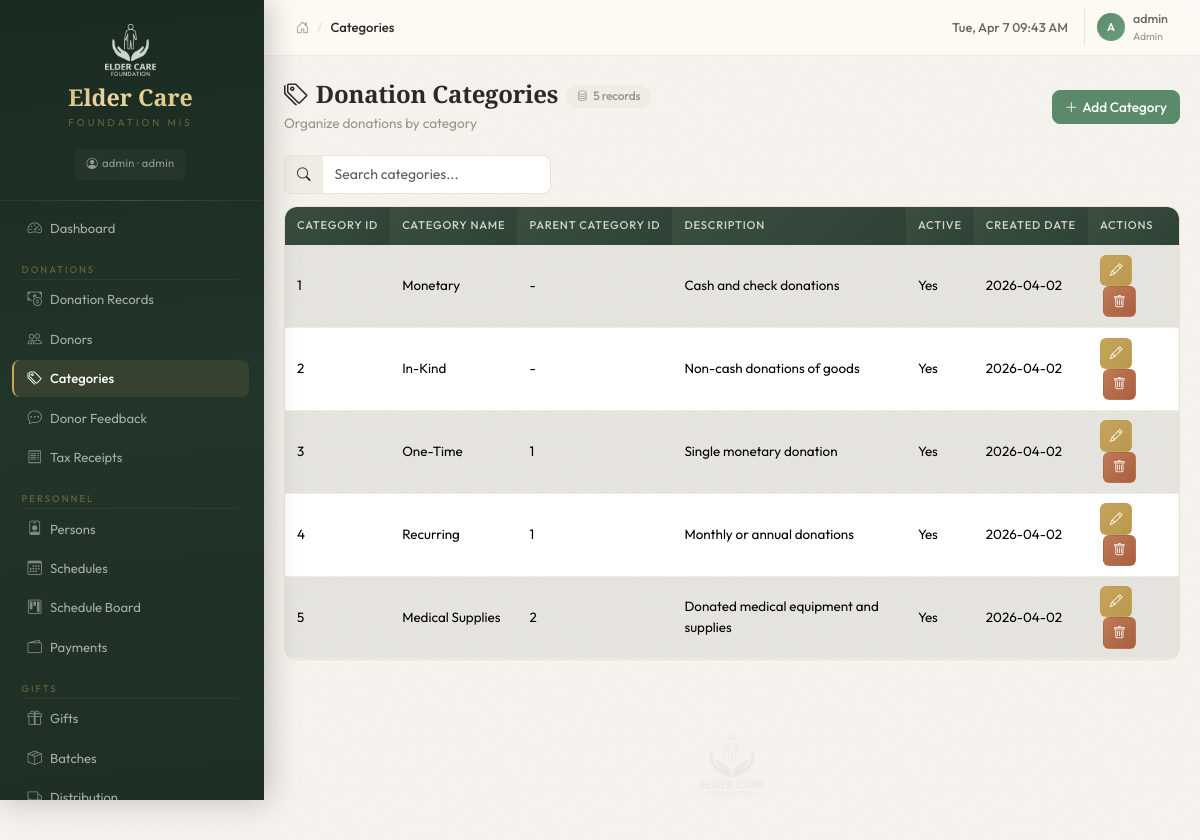
Page /categories (signed in) on the earlier database version.
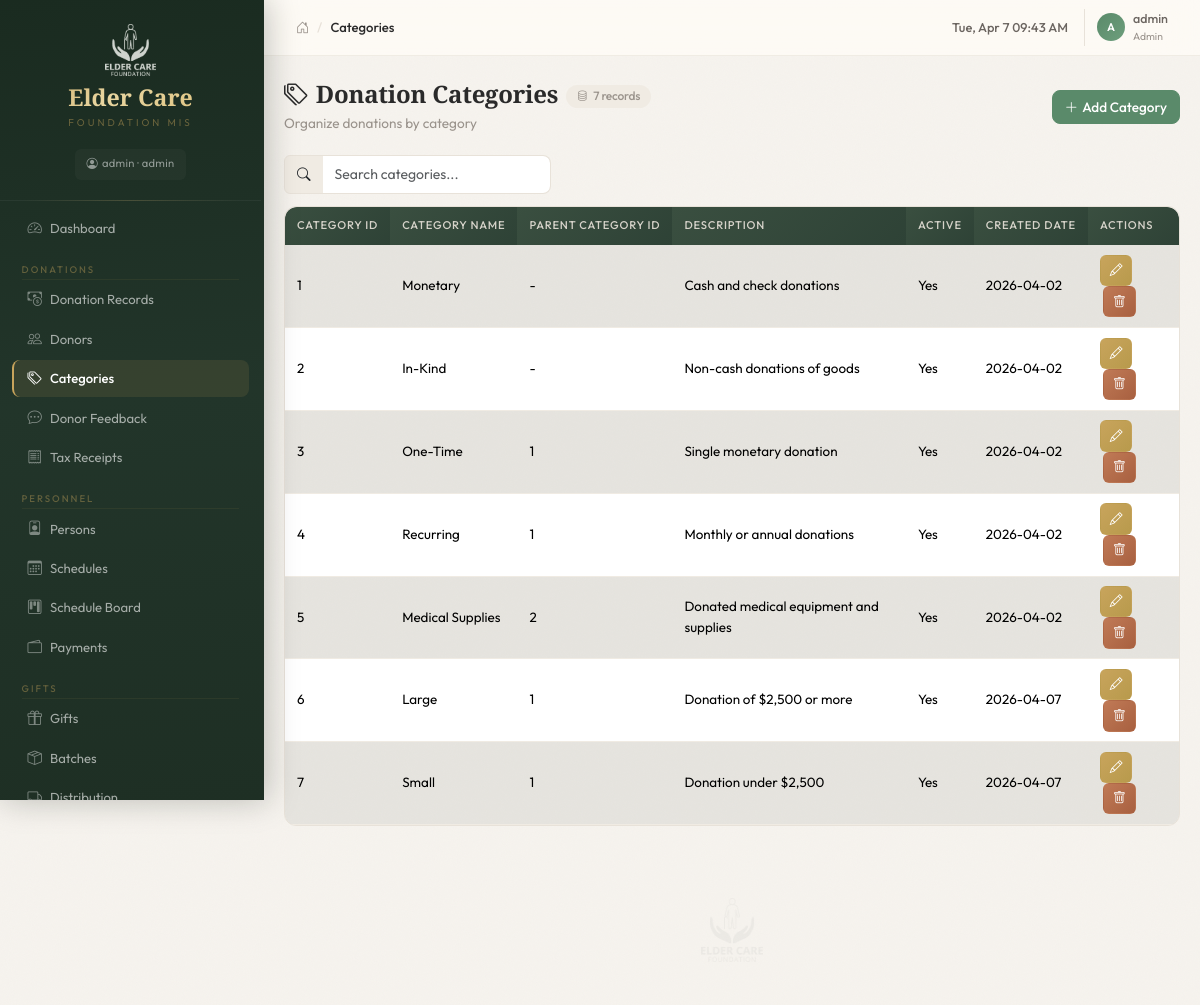
Same page on the later database version.
### tables this page shows
CREATE TABLE "donation_categories" (
	"category_id"	INTEGER,
	"parent_category_id"	INTEGER,
	"category_name"	TEXT,
	"description"	TEXT,
	"is_active"	INTEGER,
	"created_date"	NUMERIC,
	PRIMARY KEY("category_id"),
	FOREIGN KEY("parent_category_id") REFERENCES "donation_categories"("category_id")
);

### blueprints/donations.py (the view)
@donations_bp.route('/categories')
@login_required
@role_required('finance')
def categories_list():
    rows = query_db('SELECT * FROM donation_categories ORDER BY category_id ASC')
    return render_template('donations/categories.html', categories=rows)

### blueprints/auth.py (called while the page is built)
def role_required(*roles):
    def decorator(f):
        @wraps(f)
        def wrapped(*args, **kwargs):
            if not current_user.has_role(*roles):
                flash('Insufficient permissions to access this page', 'warning')
                return redirect(url_for('dashboard.index'))
            return f(*args, **kwargs)
        return wrapped
    return decorator

    @property
    def is_admin(self):
        return self.role == 'admin'

    def has_role(self, *roles):
        return self.role in roles or self.role == 'admin'

### db.py (called while the page is built)
def get_db():
    if 'db' not in g:
        g.db = sqlite3.connect(current_app.config['DATABASE'])
        g.db.row_factory = sqlite3.Row
        g.db.execute('PRAGMA foreign_keys = ON')
    return g.db

def query_db(sql, args=(), one=False):
    cur = get_db().execute(sql, args)
    rv = cur.fetchall()
    cur.close()
    return (rv[0] if rv else None) if one else rv

### templates/donations/categories.html (shortened to what this page needs)
{% extends "base.html" %}
{% block breadcrumb %}Categories{% endblock %}
{% block content %}
<div class="page-header">
  <div>
    <h4 class="mb-1"><i class="bi bi-tags me-2"></i>Donation Categories<span class="record-count"><i class="bi bi-database"></i>{{ categories|length }} records</span></h4>
    <p class="page-subtitle">Organize donations by category</p>
  </div>
  <button class="btn btn-primary" onclick="openAddModal()"><i class="bi bi-plus-lg me-1"></i>Add Category</button>
</div>
<div class="table-info-bar">
  <div class="table-search">
    <div class="input-group" style="max-width:320px;">
      <span class="input-group-text"><i class="bi bi-search"></i></span>
      <input type="text" class="form-control" placeholder="Search categories..." id="tableSearch">
    </div>
  </div>
</div>
{% if categories %}
<div class="table-responsive">
  <table class="table table-striped table-hover">
    <thead class="table-header">
      <tr><th>Category ID</th><th>Category Name</th><th>Parent Category ID</th><th>Description</th><th>Active</th><th>Created Date</th><th>Actions</th></tr>
    </thead>
    <tbody>
      {% for c in categories %}
      <tr>
        <td>{{ c.category_id }}</td><td>{{ c.category_name }}</td><td>{{ c.parent_category_id or '-' }}</td>
        <td>{{ c.description }}</td><td>{{ "Yes" if c.is_active else "No" }}</td><td>{{ c.created_date }}</td>
        <td>
          <button class="btn btn-sm btn-warning" aria-label="Edit" data-bs-toggle="tooltip" title="Edit" onclick="openEditModal({{ c.category_id }}, '{{ c.parent_category_id or '' }}', '{{ c.category_name }}', '{{ c.description }}', {{ c.is_active }})"><i class="bi bi-pencil"></i></button>
          <button class="btn btn-sm btn-danger" aria-label="Delete" data-bs-toggle="tooltip" title="Delete" onclick="confirmDelete('{{ url_for('donations.categories_delete', id=c.category_id) }}', '{{ c.category_name }}')"><i class="bi bi-trash"></i></button>
        </td>
      </tr>
      {% endfor %}
    </tbody>
  </table>
</div>
{% else %}
<div class="empty-state">
  <i class="bi bi-inbox"></i>
  <h6>No category records found</h6>
  <p>Click "Add Category" to create your first entry.</p>
</div>
{% endif %}
{% endblock %}

Differences in the rows shown:
added donation_categories: category_id "6", category_name "Large", parent_category "1", description "Donation of $2,500 or more", is_active "Yes", created_date "2026-04-07"
added donation_categories: category_id "7", category_name "Small", parent_category "1", description "Donation under $2,500", is_active "Yes", created_date "2026-04-07"
Other differences:
{{ categories|length }}: "5" → "7"
